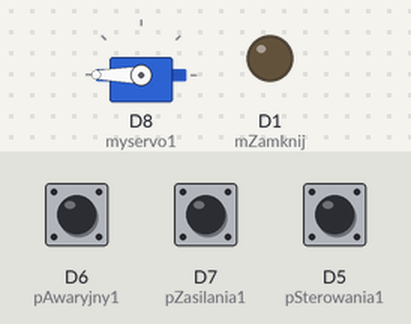
Simulated run of this sketch. Board: ESP8266 (NodeMCU). Shown: servo, output pins drawn as LEDs (lit = HIGH). Inputs (shaded band) come from the test bench; at power-on: D6 (pAwaryjny1) HIGH, D7 (pZasilania1) HIGH, D5 (pSterowania1) HIGH.

Above: at 15.0 s.
Timing chart, 0 to 16.5 s (numbered marks = the images above):
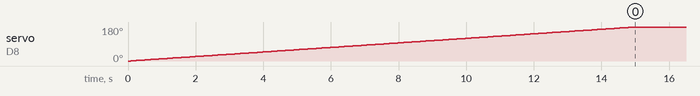

Measured:
- by itself, servo on D8 (myservo1): moves from 0° to 180° over 14.9 s

The sketch:

1Serwo.ino
```cpp
#include <Servo.h>

Servo myservo1;  // Serwo 1


int currentAngle = 0, targetAngle = 0;


int timeValue = 15; //czas ruchu
const int fullMoveTime = timeValue*1000; // Czas na ruch do 90° w ms
unsigned long lastMoveTime = 0;

// Piny przycisków
const int pAwaryjny1 = D6, pZasilania1 = D7, pSterowania1 = D5;
const int mOtworz = D2, mZamknij = D1;


int awaria1 = 0, zasilanie1 = 0, sterowanie1 = 0;


// Ustawienia kątów
const int st_awaria = 90;
const int st_zasilanie = 0;
const int st_sterowanie = 180;

void setup() {
    myservo1.attach(D8);

    pinMode(pAwaryjny1, INPUT_PULLUP);
    pinMode(pZasilania1, INPUT_PULLUP);
    pinMode(pSterowania1, INPUT_PULLUP);

  	pinMode(mOtworz, OUTPUT);
  	pinMode(mZamknij, OUTPUT);

    myservo1.write(currentAngle);

    Serial.begin(9600);
}

void buttonState() {
    awaria1 = digitalRead(pAwaryjny1) == LOW;
    zasilanie1 = digitalRead(pZasilania1) == LOW;
    sterowanie1 = digitalRead(pSterowania1) == LOW;
}

void getTargetAngle() {
    targetAngle = (!zasilanie1) ? st_sterowanie : (awaria1 ? st_awaria : (sterowanie1 ? st_zasilanie : st_sterowanie));
}

void updateServo() {


    int stepTime = fullMoveTime / st_sterowanie;

    if (millis() - lastMoveTime >= stepTime && currentAngle != targetAngle) {
        currentAngle += (currentAngle < targetAngle) ? 1 : -1;

      //Serial.println(currentAngle);

       myservo1.write(currentAngle);

        lastMoveTime = millis();
    }
}
void loop() {
    buttonState();
    getTargetAngle();
    updateServo();
  if (currentAngle == st_sterowanie) {
    pinMode(mZamknij, OUTPUT);
    digitalWrite(mZamknij, LOW); // Zwieramy D1 do masy
  } else {
    pinMode(mZamknij, INPUT); // Odłączamy D1
  }

  if (currentAngle == 0) {
    pinMode(mOtworz, OUTPUT);
    digitalWrite(mOtworz, LOW); // Zwieramy D2 do masy
  } else {
    pinMode(mOtworz, INPUT); // Odłączamy D2
  }
}
```
